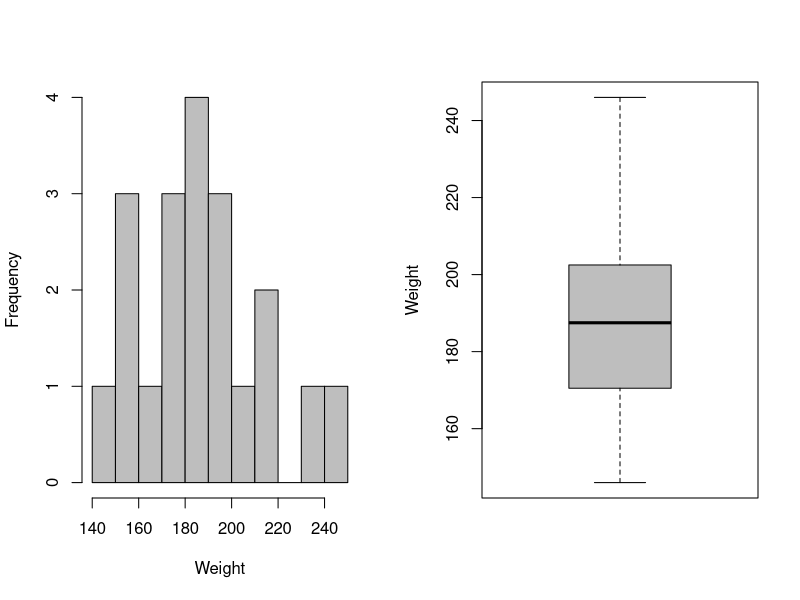
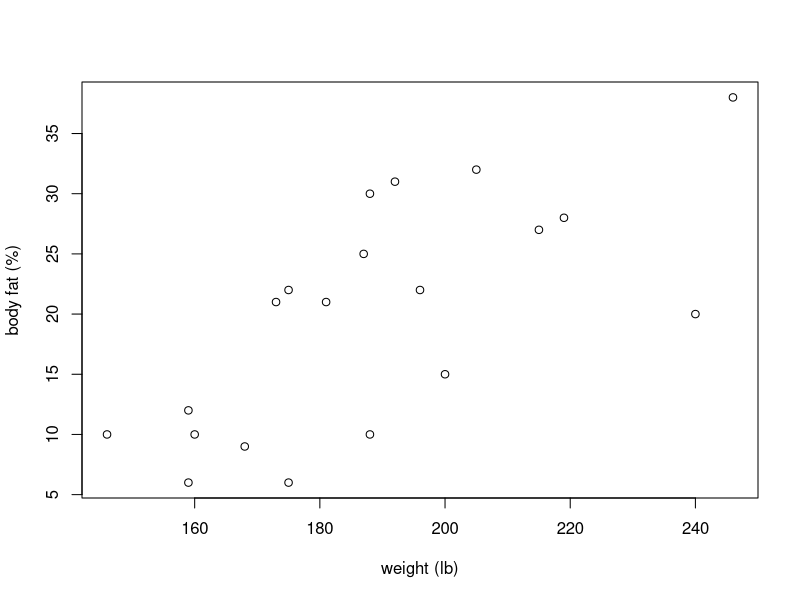

Recreate these plots in R, in order.
## ---- chunk 1
body<-data.frame(waist=c(32,36,38,33,39,40,41,35,38,38,33,40,36,32,44,33,41,34,34,44), weight=c(175,181,200,159,196,192,205,173,187,188,188,240,175,168,246,160,215, 159,146,219), bodyfat=c(6,21,15,6,22,31,32,21,25,30,10,20,22,9,38,10,27,12,10,28))
                 
## ---- chunk 2
par(mfrow=c(1,2))
hist(body$weight, nclass=10, col="grey", main="", xlab="Weight")
boxplot(body$weight, col="grey", ylab="Weight")
par(mfrow=c(1,1))
## ---- chunk 3
plot(body$weight, body$bodyfat, xlab="weight (lb)", ylab="body fat (%)")
